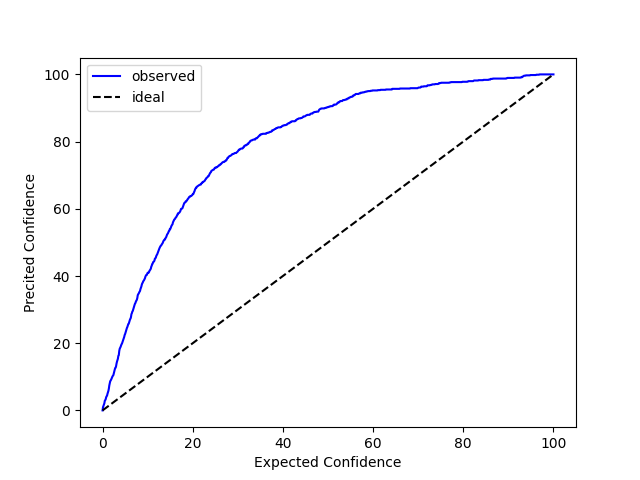

Reproduce this figure in Python.
# cd path/to/this/repo
# export PYTHONPATH=$(pwd)
import os
import json
import argparse
import numpy as np
import torch
import torch.nn as nn
from torch.utils.data import DataLoader
import matplotlib.pyplot as plt
from models_copy.HSDT import StoTransformerEncoder, HSDTEncoder
from models_copy.Regressor import Regressor
from datasets.tri_loader import TRIDataset
from utils.utils import mkdir, save_to_txt
from utils.calibrated_regression import CalibratedRegression


np.random.seed(0)


def posterior_predictive(path, config):
    res = os.listdir(path)
    assert "gts_mu_sigma_lower_upper.npz" in res, f"No such file: gts_mu_sigma_lower_upper.npz"
    data = np.load(os.path.join(path, "gts_mu_sigma_lower_upper.npz"))
    gts, mu, sigma, lower, upper = data["gts"], data["mu"], data["sigma"], data["lower"], data["upper"]
    samples = np.random.normal(mu, sigma * 2, size=(config["n_sample"], len(gts)))
    return samples.T


def get_config(path):
    res = os.listdir(path)
    assert "args_json.json" in res, f"No such file: args_json.json"
    with open(os.path.join("./" "args_json.json"), "r") as f:
        config = json.load(f)
    return config


def get_data(config):
    assert config["data"] == "tri", f"dataset mismatch"
    config["data_root_dir"] = "../../../data"
    config = argparse.Namespace(**config)
    data_module = TRIDataset(config)
    data_dict = data_module.get_charge()
    train_set, valid_set, test_set = data_dict["train"], data_dict["valid"], data_dict["test"]
    return train_set, valid_set, test_set


def get_model(path, config):
    fea_dim = config["fea_dim"]
    emb_dim = config["emb_dim"]
    num_layers = config["num_layers"]
    heads = config["heads"]
    k_centroid = config["k_centroid"]
    tau1 = config["tau1"]
    tau2 = config["tau2"]
    direction = config["direction"]
    dropout = config["dropout"]
    forward_expansion = config["forward_expansion"]
    out_dim = config["out_dim"]
    seq_len = config["seq_len"]
    add_conv = config["add_conv"]
    device = torch.device(config["device"])

    res = os.listdir(path)
    print(path)
    print(res)
    if "model.pth" in res:
        # without pre_net
        encoder = StoTransformerEncoder(
            fea_dim,
            emb_dim,
            num_layers,
            heads,
            k_centroid,
            tau1,
            tau2,
            direction,
            dropout,
            forward_expansion,
            max_len=128,
            device=device,
        ).to(device)
        regressor = Regressor(seq_len, emb_dim, dropout, out_dim).to(device)
        model = nn.Sequential(encoder, regressor).to(device)
        model_ckpt = torch.load(os.path.join(path, "model.pth"))
        model.load_state_dict(model_ckpt)
    elif "best_model.pkl" in res:
        # with prenet
        pre_net = nn.Conv1d(in_channels=16, out_channels=16, kernel_size=1).to(device)
        encoder = HSDTEncoder(
            fea_dim,
            emb_dim,
            num_layers,
            heads,
            k_centroid,
            tau1,
            tau2,
            direction,
            dropout,
            forward_expansion,
            max_len=128,
            device=device,
        ).to(device)
        regressor = Regressor(seq_len, emb_dim, dropout, out_dim).to(device)
        backbone = nn.Sequential(encoder, regressor)
        pre_net_ckpt = torch.load(os.path.join(path, "best_model.pkl"))["pre_net"]
        backbone_ckpt = torch.load(os.path.join(path, "best_model.pkl"))["backbone"]
        pre_net.load_state_dict(pre_net_ckpt)
        backbone.load_state_dict(backbone_ckpt)
        model = nn.Sequential(pre_net, backbone)
    return model


def calibrate(X, y, model, path, config):
    calib = CalibratedRegression(X, y, model, pp=posterior_predictive, path=path, config=config).fit()
    fig, ax = plt.subplots(nrows=1, ncols=1)
    calib.plot_calibration_curve(ax)
    exp_ci, pred_ci = calib.predicted_cdf * 100, calib.empirical_cdf * 100
    ece = np.mean(np.abs(exp_ci - pred_ci))
    plt.plot(exp_ci, pred_ci, color="blue", label="observed")
    plt.plot([0, 100], [0, 100], color="black", linestyle="dashed", label="ideal")
    plt.xlabel("Expected Confidence")
    plt.ylabel("Precited Confidence")
    plt.legend()
    plt.savefig("after_calibration.png")
    plt.close()

    return exp_ci, pred_ci, ece


def update_results(path, res):
    exp_ci = res["exp_ci"]
    pred_ci = res["pred_ci"]
    ece = res["ece"]
    res_path = os.path.join(path, "res.txt")
    assert os.path.exists(res_path), f"No such file: res.txt"
    with open(res_path, "a") as f:
        f.write(f"ece_after_recalibration: {ece}\n")
    res_path = os.path.join(path, "exp_obs_re.npz")
    np.savez(res_path, exp=exp_ci, obs=pred_ci)


if __name__ == "__main__":
    cwd = os.getcwd()
    config = get_config(cwd)
    model = get_model(cwd, config)
    train_set, valid_set, test_set = get_data(config)
    X_train, y_train = train_set[:][0].numpy(), train_set[:][1].numpy()
    X_valid, y_valid = valid_set[:][0].numpy(), valid_set[:][1].numpy()
    X_test, y_test = test_set[:][0].numpy(), test_set[:][1].numpy()

    exp_ci, pred_ci, ece = calibrate(X_test, y_test, model, cwd, config)
    print(ece)
    update_results(cwd, {"exp_ci": exp_ci, "pred_ci": pred_ci, "ece": ece})

    del X_train, y_train
    del X_valid, y_valid
    del X_test, y_test
    del model
